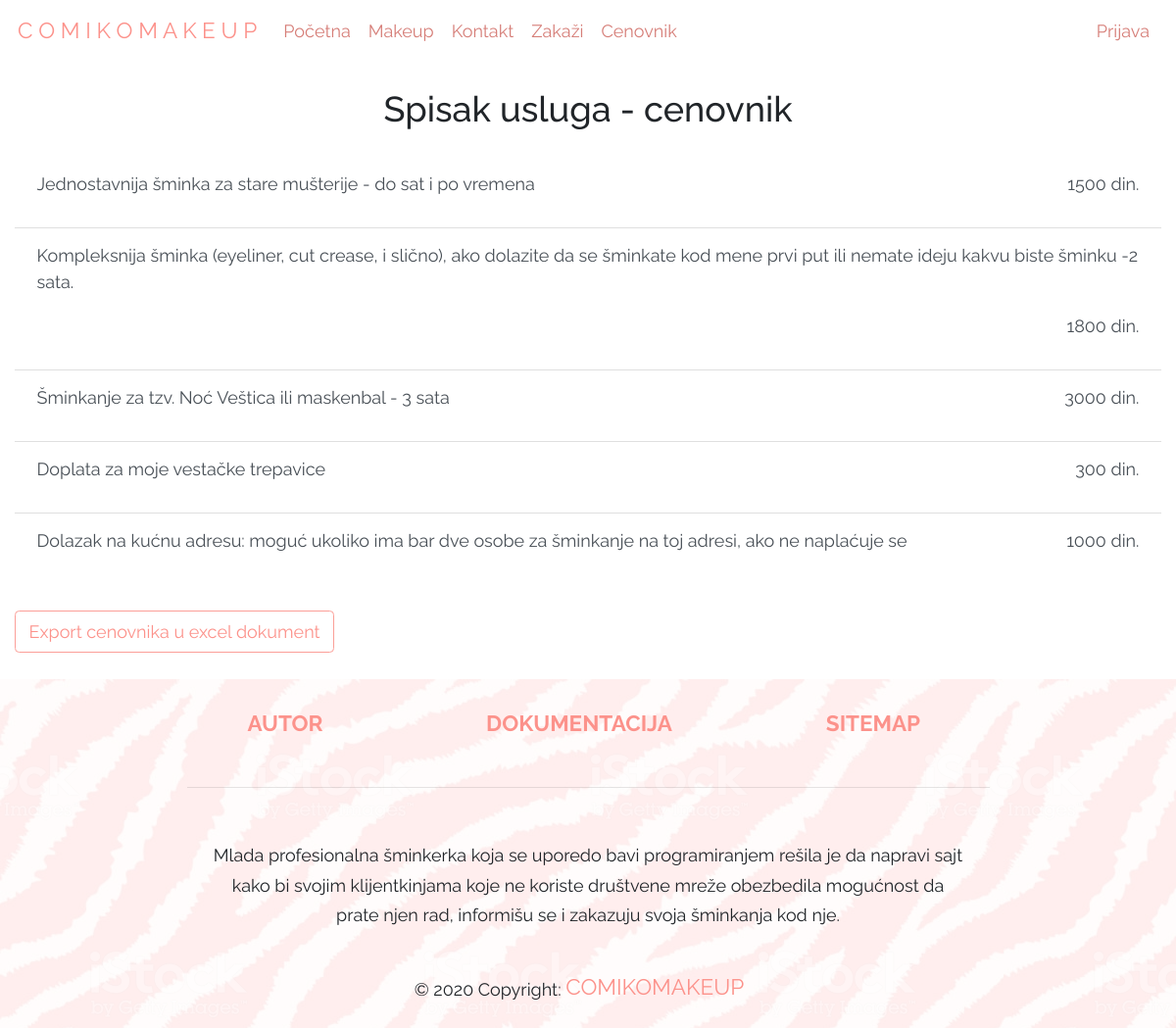
Screenshot of /?page=cenovnik.php with the database file from the repository.
### tables this page shows
CREATE TABLE `meniLink` (
  `id` int(11) NOT NULL,
  `nazivLinka` varchar(25) NOT NULL,
  `hrefLinka` varchar(60) NOT NULL,
  `meniId` int(11) NOT NULL,
  `adminLink` tinyint(1) NOT NULL
);

CREATE TABLE `cenovnik` (
  `id` int(11) NOT NULL,
  `nazivUsluge` varchar(270) NOT NULL,
  `cena` decimal(10,0) NOT NULL
);

### config/konekcija.php (called while the page is built, shortened)
<?php
try {
    $conn = new PDO("mysql:host=".SERVER.";dbname=".DATABASE.";charset=utf8", USERNAME, PASSWORD);
    $conn->setAttribute(PDO::ATTR_DEFAULT_FETCH_MODE, PDO::FETCH_OBJ);
    $conn->setAttribute(PDO::ATTR_ERRMODE, PDO::ERRMODE_EXCEPTION);
}
catch(PDOException $ex){
    echo $ex->getMessage();
}
function executeQuery($query){
    global $conn;
    return $conn->query($query)->fetchAll();
}

### models/meni/headerFunctions.php (called while the page is built, shortened)
<?php
function dohvatiHeader(){
    return executeQuery("SELECT * FROM meniLink WHERE meniId=1 AND adminLink = 0");
}

### models/cenovnik/cenovnik.php (called while the page is built)
<?php
function dohvatiCenovnik(){
    try{
        return executeQuery("SELECT * FROM cenovnik");
    }catch(PDOException $ex){
        return null;
    }
}

### models/meni/footerFunctions.php (called while the page is built)
<?php
function dohvatiFooter(){
    try{
        return executeQuery("SELECT * FROM meniLink WHERE meniId=3 OR hrefLinka='index.php'");
    }catch(PDOException $ex){
        return null;
    }
}

### views/pages/cenovnik.php (the view, shortened to what this page needs)
<?php
require "models/cenovnik/cenovnik.php";
?>
<h2 class="h1-responsive text-center my-4">Spisak usluga - cenovnik</h2>
<div class="container my-4">
    <div class="justify-content-center">
        <ul class="list-group list-group-flush">
        <?php
            $sveUsluge = dohvatiCenovnik();
            foreach($sveUsluge as $u):
        ?>
            <li class="list-group-item list-group-item-action"><p class="levo"><?=$u->nazivUsluge?></p><p class="desno"><?= $u->cena ?> din.</p></li>
        <?php
            endforeach;
        ?>
        </ul>
    </div>
    <div class="justify-content-center my-4">
        <div class="form-group">
            <a href="models/cenovnik/exportUExcel.php" class="btn btn-outline-secondary ">Export cenovnika u excel dokument</a>
        </div>
    </div>
</div>

### views/fixed/header.php (shortened to what this page needs)
<?php
require "models/meni/headerFunctions.php";
?>
<!DOCTYPE html>
<html lang="en">
    <head>
        <link rel="stylesheet" href="https://stackpath.bootstrapcdn.com/bootstrap/4.3.1/css/bootstrap.min.css">
        <link rel="stylesheet" type="text/css" href="assets/css/style.css">
        <link rel="stylesheet" href="https://cdn.jsdelivr.net/npm/bootstrap-select@1.13.14/dist/css/bootstrap-select.min.css">
      </head>
    <body>
        <div id="wrapper">
            <div id="header">
                <nav class="navbar navbar-expand-lg">
                    <a class="navbar-brand" href="?page=home.php">C O M I K O M A K E U P</a>
                    <div class="collapse navbar-collapse" id="navbarTogglerDemo03">
                      <ul class="navbar-nav mr-auto mt-2 mt-lg-0">
                      <?php
                        $q = dohvatiHeader();
                        foreach($q as $h):
                      ?>
                        <li class="nav-item">
                          <a class="nav-link" href="?page=<?=$h->hrefLinka?>"><?=$h->nazivLinka?><span class="sr-only">(current)</span></a>
                        </li>
                      <?php
                        endforeach;
                      ?>
                      </ul>
                      <ul class="nav navbar-nav ml-auto levo">
                          <?php if(!isset($_SESSION['id'])): ?>
                          <li class="nav-item">
                            <a class="nav-link" href="#" data-toggle="modal" data-target="#modalLRForm">Prijava<span class="sr-only">(current)</span></a>
                          </li>
                          <?php
                            endif;
                          ?>
                      </ul>
                    </div>
                  </nav>
            </div>

### views/fixed/footer.php (shortened to what this page needs)
<?php
require "models/meni/footerFunctions.php";
?>
<div id="footer" class="page-footer font-small">
          <div class="container">
            <div class="row text-center d-flex justify-content-center pt-4 mb-3">
              <?php
                  $q = dohvatiFooter();
                  foreach($q as $f):
              ?>
                <div class="col-md-3 mb-3">
                  <h6 class="text-uppercase font-weight-bold">
                    <?php if($f->nazivLinka != "Dokumentacija" && $f->nazivLinka != "Sitemap"):?>
                    <a href="?page=<?=$f->hrefLinka?>" class="navbar-brand"><?=$f->nazivLinka?></a>
                    <?php else: ?>
                      <a href="<?=$f->hrefLinka?>" class="navbar-brand"><?=$f->nazivLinka?></a>
                    <?php endif; ?>
                  </h6>
                </div>
              <?php endforeach; ?>
            </div>
            <hr class="rgba-white-light" style="margin: 0 15%;">
            <div class="row d-flex text-center justify-content-center mb-md-0 mb-4">
              <div class="col-md-8 col-12 mt-5">
                <p style="line-height: 1.7rem">Mlada profesionalna šminkerka koja se uporedo bavi programiranjem rešila je da
                  napravi sajt kako bi svojim klijentkinjama koje ne koriste društvene mreže obezbedila
                  mogućnost da prate njen rad, informišu se i zakazuju svoja šminkanja kod nje.</p>
              </div>
            </div>
          </div>
          <div class="footer-copyright text-center py-3">© 2020 Copyright:
            <a href="#" class="navbar-brand"> COMIKOMAKEUP</a>
          </div>
          <div id="footerSlika"></div>
      </div>
</div>
    </body>
</html>

### assets/css/style.css (style rules this page uses)
* { margin: 0pt; padding: 0pt; text-decoration: none; list-style-type: none; box-sizing: border-box; font-family: 'Raleway', sans-serif; font-size: 18px; }
a { color: #fc928b; text-decoration: none; }
nav { position: relative; overflow: auto; }
.levo { float: left; }
.desno { float: right; }
.btn-outline-secondary, .border-secondary { color: #fc928b; border-color: #fb9f98; }
.nav-link, .greska { color:#d67e78; }
.navbar { margin-bottom: 0px; border-radius: 0px; background-color: transparent !important; }
#footer { display: block; position: relative; }
#footerSlika { background-image: url('../img/fbg1.jpg'); opacity: 0.2; top: 0; left: 0; bottom: 0; right: 0; position: absolute; z-index: -1; }
.container { max-width: unset; }

### rows the page displays
menilink: nazivLinka "Početna"
menilink: nazivLinka "Makeup"
menilink: nazivLinka "Kontakt"
menilink: nazivLinka "Zakaži"
menilink: nazivLinka "Cenovnik"
cenovnik: nazivUsluge "Jednostavnija šminka za stare mušterije - do sat i po vremena", cena "1500"
cenovnik: nazivUsluge "Kompleksnija šminka (eyeliner, cut crease, i slično), ako dolazite da se šminkate kod mene prvi put ili nemate ideju kakvu biste šminku -2 sata.", cena "1800"
cenovnik: nazivUsluge "Šminkanje za tzv. Noć Veštica ili maskenbal - 3 sata", cena "3000"
cenovnik: nazivUsluge "Doplata za moje vestačke trepavice", cena "300"
cenovnik: nazivUsluge "Dolazak na kućnu adresu: moguć ukoliko ima bar dve osobe za šminkanje na toj adresi, ako ne naplaćuje se", cena "1000"
menilink: nazivLinka "AUTOR"
menilink: nazivLinka "DOKUMENTACIJA"
menilink: nazivLinka "SITEMAP"
